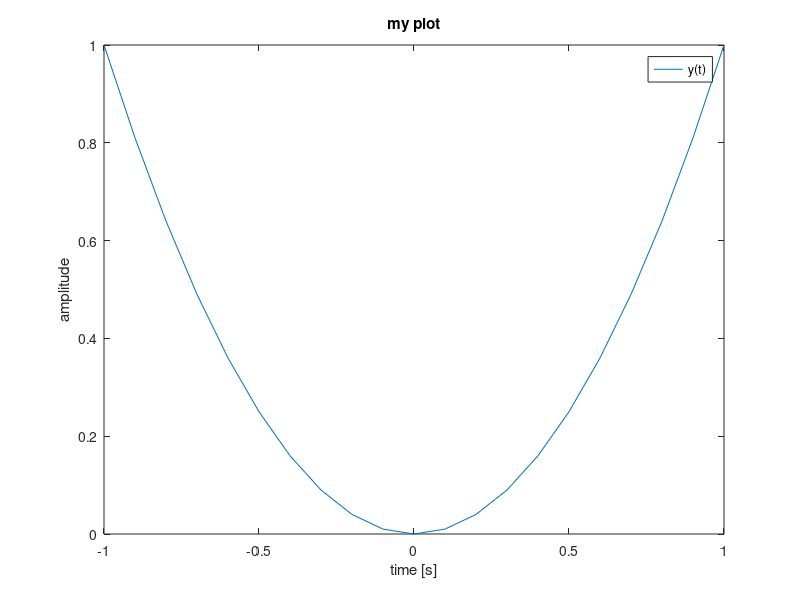

The MATLAB script that drew this image:
x = -1:0.1:1;
y = x.^2;
plot(x,y);
xlabel('time [s]');
ylabel('amplitude');
title('my plot');
legend('y(t)');

%% section 2
x = [10, 20];
z = mean(x);